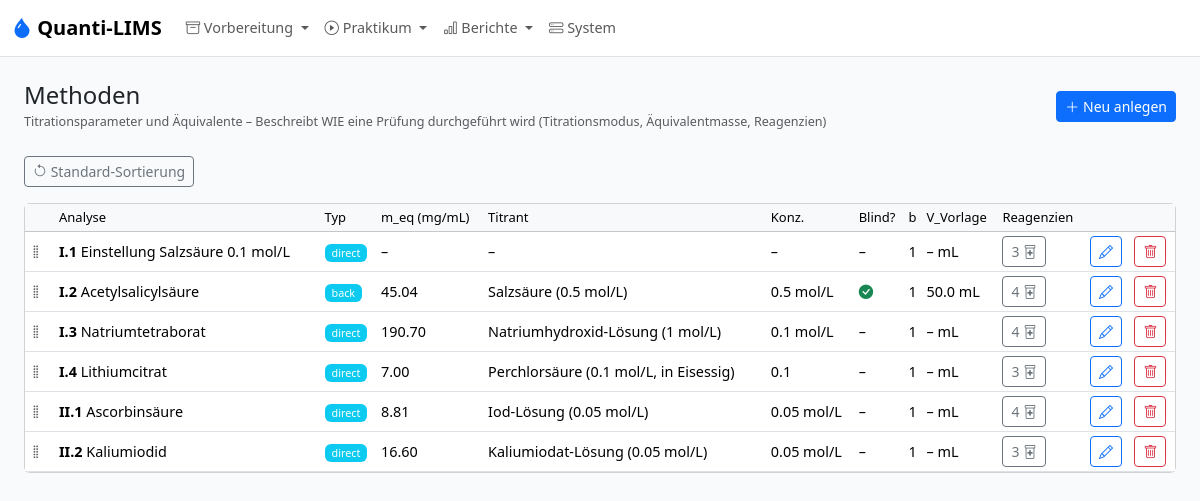
The page /admin/methods on the database as committed earlier.
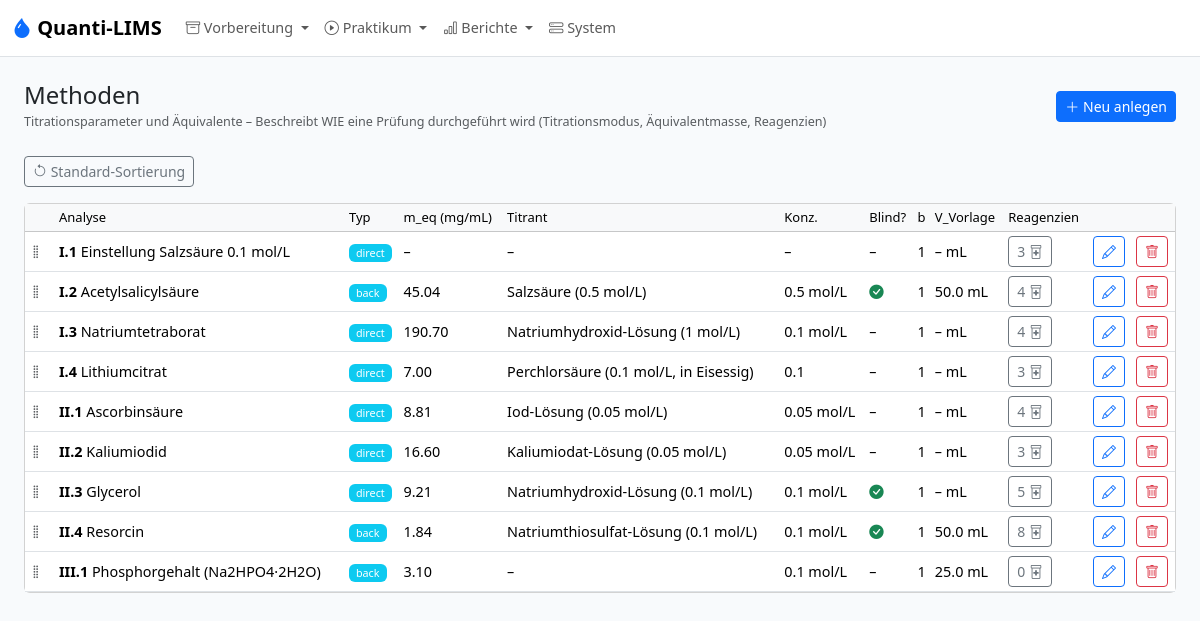
The same page on the database as committed later.
### models.py (models this page shows, shortened)
class Method(db.Model):
    __tablename__ = "method"
    id = db.Column(db.Integer, primary_key=True)
    analysis_id = db.Column(db.Integer, db.ForeignKey("analysis.id"), nullable=False)
    method_type = db.Column(db.String(30), nullable=False)  # direct, back, gravimetric, ...
    m_eq_mg = db.Column(db.Float)
    titrant_name = db.Column(db.String(200))
    titrant_concentration = db.Column(db.String(50))
    c_titrant_mol_l = db.Column(db.Float)      # Numeric concentration of titrant (mol/L)
    n_eq_titrant = db.Column(db.Float)          # Equivalents of titrant per mol analyte (direct) or per mol Vorlage (back)
    c_vorlage_mol_l = db.Column(db.Float)       # Concentration of Vorlage reagent (back-titration only)
    n_eq_vorlage = db.Column(db.Float)          # Equivalents of Vorlage consumed per mol analyte (back-titration only)
    blind_required = db.Column(db.Boolean, nullable=False, default=False)
    b_blind_determinations = db.Column(db.Integer, nullable=False, default=1)
    v_vorlage_ml = db.Column(db.Float)
    v_solution_ml = db.Column(db.Float)       # Total volume substance is dissolved to (e.g. 100.0 mL)
    v_aliquot_ml = db.Column(db.Float)        # Aliquot volume taken for each titration (e.g. 20.0 mL)
    aliquot_enabled = db.Column(db.Boolean, nullable=True, default=None)
    primary_standard_id = db.Column(db.Integer, db.ForeignKey("reagent.id"))
    m_eq_primary_mg = db.Column(db.Float)
    m_eq_primary_mg_override = db.Column(db.Boolean, nullable=False, default=False)  # True → use stored value; False → auto-calculate from c_Titrant × MW_PS / z
    e_ab_ps_g = db.Column(db.Float)          # Arzneibuch-Einwaage Primärstandard (g) – per method, not per reagent
    c_stock_mol_l = db.Column(db.Float)      # Stammkonzentration (mol/L), z.B. 1.0 für 1M HCl
    v_dilution_ml = db.Column(db.Float)      # Verdünnungsvolumen (mL), z.B. 100.0
    description = db.Column(db.Text)
    position = db.Column(db.Integer, nullable=False, default=0)
    analysis = db.relationship("Analysis", back_populates="method")
    primary_standard = db.relationship("Reagent", foreign_keys=[primary_standard_id], back_populates="primary_standard_methods")
    reagent_usages = db.relationship("MethodReagent", back_populates="method")
    @property
    def titrant_reagent_usage(self) -> MethodReagent | None:
        return next((usage for usage in self.reagent_usages if usage.is_titrant), None)
    @property
    def derived_titrant_name(self) -> str | None:
        usage = self.titrant_reagent_usage
        if usage and usage.reagent:
            return usage.reagent.name
        return self.titrant_name

class Analysis(db.Model):
    __tablename__ = "analysis"
    id = db.Column(db.Integer, primary_key=True)
    block_id = db.Column(db.Integer, db.ForeignKey("block.id"), nullable=False)
    code = db.Column(db.String(10), unique=True, nullable=False)
    ordinal = db.Column(db.Integer, nullable=False)
    name = db.Column(db.String(200), nullable=False)
    substance_id = db.Column(db.Integer, db.ForeignKey("substance.id"), nullable=False)
    k_determinations = db.Column(db.Integer, nullable=False, default=3)
    result_unit = db.Column(db.String(20), nullable=False, default="%")
    result_label = db.Column(db.String(50), nullable=False, default="Gehalt")
    calculation_mode = db.Column(db.String(50), nullable=False, default=MODE_ASSAY_MASS_BASED)
    e_ab_g = db.Column(db.Float)
    g_ab_min_pct = db.Column(db.Float)
    g_ab_max_pct = db.Column(db.Float)
    source_reference = db.Column(db.String(255))
    tolerance_override_min_pct = db.Column(db.Float)
    tolerance_override_max_pct = db.Column(db.Float)
    notes = db.Column(db.Text)
    m_einwaage_min_mg = db.Column(db.Float, nullable=True)  # Min TA weighing mass (mass_determination mode, mg)
    m_einwaage_max_mg = db.Column(db.Float, nullable=True)  # Max TA weighing mass (mass_determination mode, mg)
    reported_molar_mass_gmol = db.Column(db.Float, nullable=True)
    reported_stoichiometry = db.Column(db.Float, nullable=True)
    block = db.relationship("Block", back_populates="analyses")
    substance = db.relationship("Substance", back_populates="analyses")
    method = db.relationship("Method", back_populates="analysis", uselist=False)
    batches = db.relationship("SampleBatch", back_populates="analysis")

class MethodReagent(db.Model):
    __tablename__ = "method_reagent"
    id = db.Column(db.Integer, primary_key=True)
    method_id = db.Column(db.Integer, db.ForeignKey("method.id"), nullable=False)
    reagent_id = db.Column(db.Integer, db.ForeignKey("reagent.id"), nullable=False)
    amount_per_determination = db.Column(db.Float, nullable=False)
    amount_per_blind = db.Column(db.Float, nullable=False, default=0)
    amount_unit = db.Column(UNIT_ENUM, nullable=False, default="mL")
    is_titrant = db.Column(db.Boolean, nullable=False, default=False)
    step_description = db.Column(db.Text)
    notes = db.Column(db.Text)
    method = db.relationship("Method", back_populates="reagent_usages")
    reagent = db.relationship("Reagent", back_populates="method_usages")

class Reagent(db.Model):
    __tablename__ = "reagent"
    id = db.Column(db.Integer, primary_key=True)
    name = db.Column(db.String(200), unique=True, nullable=False)
    abbreviation = db.Column(db.String(50))
    is_composite = db.Column(db.Boolean, nullable=False, default=False)
    is_primary_standard = db.Column(db.Boolean, nullable=False, default=False)
    formula = db.Column(db.String(100))
    molar_mass_gmol = db.Column(db.Float)
    e_ab_g = db.Column(db.Float)
    base_unit = db.Column(UNIT_ENUM, nullable=False, default="mL")
    cas_number = db.Column(db.String(30))
    density_g_ml = db.Column(db.Float)
    hazard_symbols = db.Column(db.String(100))
    storage_info = db.Column(db.String(200))
    notes = db.Column(db.Text)
    position = db.Column(db.Integer, nullable=False, default=0)
    components = db.relationship(
        "ReagentComponent",
        foreign_keys="ReagentComponent.parent_reagent_id",
        back_populates="parent",
    )
    method_usages = db.relationship("MethodReagent", back_populates="reagent")
    primary_standard_methods = db.relationship("Method", back_populates="primary_standard")

### app.py (the view)
    @app.route("/admin/methods")
    def admin_methods():
        items = Method.query.join(Analysis).order_by(Method.position, Analysis.ordinal).all()
        return render_template("admin/methods.html", items=items)

### templates/admin/methods.html (shortened to what this page needs)
{% extends "base.html" %}
{% from "macros.html" import page_header, delete_btn %}
{% block content %}
{{ page_header("Methoden", "Titrationsparameter und Äquivalente – Beschreibt WIE eine Prüfung durchgeführt wird (Titrationsmodus, Äquivalentmasse, Reagenzien)", url_for('admin_method_form')) }}
<div class="mb-3">
  <button class="btn btn-outline-secondary btn-sm" id="reset-order-btn" title="Sortierung zurücksetzen (nach Analyse)"><i class="bi bi-arrow-counterclockwise"></i> Standard-Sortierung</button>
</div>
<div class="card"><div class="table-responsive">
<table class="table table-sm table-hover mb-0 align-middle">
<thead class="table-light"><tr><th style="width:30px"></th><th>Analyse</th><th>Typ</th><th>m_eq (mg/mL)</th><th>Titrant</th><th>Konz.</th><th>Blind?</th><th>b</th><th>V_Vorlage</th><th>Reagenzien</th><th></th><th></th></tr></thead>
<tbody id="method-sortable">
{% for m in items %}
<tr data-id="{{ m.id }}">
  <td class="drag-handle" style="cursor:grab"><i class="bi bi-grip-vertical text-body-secondary"></i></td>
  <td><strong>{{ m.analysis.code }}</strong> {{ m.analysis.name }}</td>
  <td><span class="badge bg-info">{{ m.method_type }}</span></td>
  <td>{{ m.m_eq_mg|fmt(2) }}</td>
  <td>{{ m.derived_titrant_name or '–' }}</td>
  <td>{{ m.titrant_concentration or '–' }}</td>
  <td>{% if m.blind_required %}<i class="bi bi-check-circle-fill text-success"></i>{% else %}–{% endif %}</td>
  <td>{{ m.b_blind_determinations }}</td>
  <td>{{ m.v_vorlage_ml|fmt(1) if m.v_vorlage_ml else '–' }} mL</td>
  <td><a href="{{ url_for('admin_method_reagents', method_id=m.id) }}" class="btn btn-outline-secondary btn-sm">{{ m.reagent_usages|length }} <i class="bi bi-prescription2"></i></a></td>
  <td><a href="{{ url_for('admin_method_form', id=m.id) }}" class="btn btn-outline-primary btn-sm"><i class="bi bi-pencil"></i></a></td>
  <td>{{ delete_btn(url_for('admin_method_delete', id=m.id)) }}</td>
</tr>
{% endfor %}
</tbody></table></div></div>
{% endblock %}

### templates/base.html (shortened to what this page needs)
<!DOCTYPE html>
<html lang="de" data-bs-theme="light">
<head>
  <link href="https://cdn.jsdelivr.net/npm/bootstrap@5.3.3/dist/css/bootstrap.min.css" rel="stylesheet">
  <link href="https://cdn.jsdelivr.net/npm/bootstrap-icons@1.11.3/font/bootstrap-icons.min.css" rel="stylesheet">
  <link href="{{ url_for('static', filename='style.css') }}" rel="stylesheet">
  <link rel="stylesheet" href="https://cdn.jsdelivr.net/npm/flatpickr/dist/flatpickr.min.css">
</head>
<body>
  <nav class="navbar navbar-expand-lg border-bottom">
    <div class="container-fluid">
      <a class="navbar-brand fw-bold" href="{{ url_for('dashboard') }}">
        <i class="bi bi-droplet-fill text-primary"></i> Quanti-LIMS
      </a>
      <div class="collapse navbar-collapse" id="nav">
        <ul class="navbar-nav me-auto">
          <li class="nav-item dropdown">
            <a class="nav-link dropdown-toggle" href="#" data-bs-toggle="dropdown" role="button" aria-expanded="false">
              <i class="bi bi-archive" aria-hidden="true"></i> Vorbereitung
            </a>
          </li>
          <li class="nav-item dropdown">
            <a class="nav-link dropdown-toggle" href="#" data-bs-toggle="dropdown" role="button" aria-expanded="false">
              <i class="bi bi-play-circle" aria-hidden="true"></i> Praktikum
            </a>
          </li>
          <li class="nav-item dropdown">
            <a class="nav-link dropdown-toggle" href="#" data-bs-toggle="dropdown" role="button" aria-expanded="false">
              <i class="bi bi-bar-chart" aria-hidden="true"></i> Berichte
            </a>
          </li>
          <li class="nav-item">
            <a class="nav-link" href="{{ url_for('admin_system') }}">
              <i class="bi bi-hdd-stack" aria-hidden="true"></i> System
            </a>
          </li>
        </ul>
      </div>
    </div>
  </nav>
  <main class="container-fluid py-4 px-4">
    {% block content %}{% endblock %}
  </main>
</body>
</html>

### templates/macros.html (shortened to what this page needs)
{% macro page_header(title, subtitle="", new_url="", new_label="Neu anlegen") %}
<div class="d-flex justify-content-between align-items-center mb-4">
  <div>
    <h4 class="mb-0">{{ title }}</h4>
    {% if subtitle %}<small class="text-body-secondary">{{ subtitle }}</small>{% endif %}
  </div>
  {% if new_url %}
  <a href="{{ new_url }}" class="btn btn-primary btn-sm"><i class="bi bi-plus-lg"></i> {{ new_label }}</a>
  {% endif %}
</div>
{% endmacro %}
{% macro delete_btn(url) %}
<form method="POST" action="{{ url }}" class="d-inline" onsubmit="return confirm('Wirklich löschen?')">
  <button type="submit" class="btn btn-outline-danger btn-sm"><i class="bi bi-trash"></i></button>
</form>
{% endmacro %}

### static/style.css (style rules this page uses)
:root { --ql-primary: #2563eb; --ql-bg: #f8fafc; }
body { background: var(--ql-bg); font-size: 0.9rem; }
.navbar { background: #fff; }
.navbar-brand i { color: var(--ql-primary); }
.badge { font-weight: 500; }
.table th { font-weight: 500; font-size: 0.8125rem; white-space: nowrap; }
.table td { vertical-align: middle; }
.drag-handle { cursor: grab; user-select: none; }

Rows that differ between the two databases and show on the page:
added Method: analysis.code "II.3", analysis.name "Glycerol", method_type "direct", m_eq_mg|fmt "9.21", name "Natriumhydroxid-Lösung (0.1 mol/L)", titrant_concentration "0.1 mol/L", blind_required True (drawn), b_blind_determinations "1", v_vorlage_ml|fmt "–", reagent_usages|length "5"
added Method: analysis.code "II.4", analysis.name "Resorcin", method_type "back", m_eq_mg|fmt "1.84", name "Natriumthiosulfat-Lösung (0.1 mol/L)", titrant_concentration "0.1 mol/L", blind_required True (drawn), b_blind_determinations "1", v_vorlage_ml|fmt "50.0", reagent_usages|length "8"
added Method: analysis.code "III.1", analysis.name "Phosphorgehalt (Na2HPO4·2H2O)", method_type "back", m_eq_mg|fmt "3.10", titrant_name "–", titrant_concentration "0.1 mol/L", b_blind_determinations "1", v_vorlage_ml|fmt "25.0", reagent_usages|length "0"
